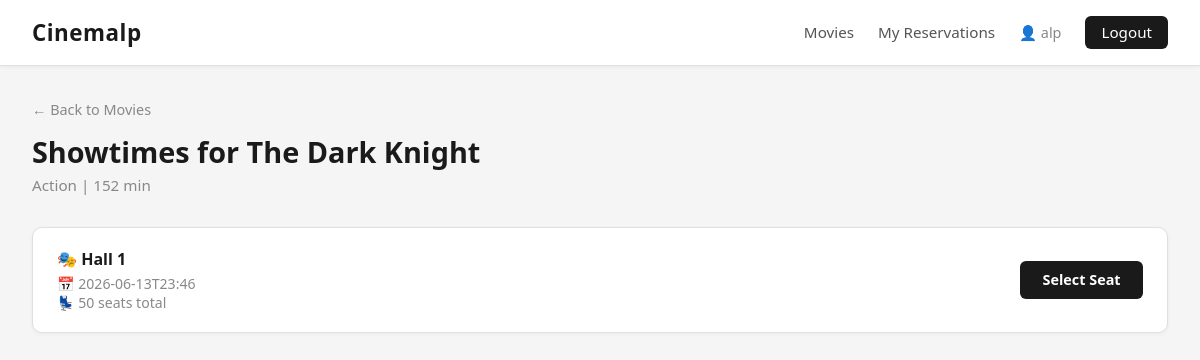
The app's page /movies/1/showtimes (signed in) with its own data.
### tables this page shows
CREATE TABLE movies (
    id INTEGER PRIMARY KEY AUTOINCREMENT,
    title TEXT NOT NULL,
    description TEXT,
    genre TEXT NOT NULL,
    duration_minutes INTEGER NOT NULL,
    poster_url TEXT,
    created_at TIMESTAMP DEFAULT CURRENT_TIMESTAMP
);

CREATE TABLE showtimes (
    id INTEGER PRIMARY KEY AUTOINCREMENT,
    movie_id INTEGER NOT NULL,
    hall_name TEXT NOT NULL,
    start_time TIMESTAMP NOT NULL,
    total_seats INTEGER NOT NULL DEFAULT 50,
    created_at TIMESTAMP DEFAULT CURRENT_TIMESTAMP,
    FOREIGN KEY (movie_id) REFERENCES movies(id)
);

### app.py (the view)
@app.route('/movies/<int:movie_id>/showtimes')
@login_required
def showtimes(movie_id):
    db = get_db()
    movie = bl.get_movie_by_id(db, movie_id)
    if not movie:
        flash('Movie not found.', 'error')
        return redirect(url_for('movies'))
    showtimes_list = bl.get_showtimes_by_movie(db, movie_id)
    return render_template('showtimes.html', movie=movie, showtimes=showtimes_list)

### app.py (called while the page is built)
@app.teardown_appcontext
def teardown_db(exception):
    close_db()

### auth.py (called while the page is built)
def login_required(f):
    @wraps(f)
    def decorated_function(*args, **kwargs):
        if 'user_id' not in session:
            flash('Please log in to access this page.', 'error')
            return redirect(url_for('login'))
        return f(*args, **kwargs)
    decorated_function.__name__ = f.__name__
    return decorated_function

### business_logic.py (called while the page is built)
def get_movie_by_id(db, movie_id):
    return db.execute('SELECT * FROM movies WHERE id = ?', (movie_id,)).fetchone()

def get_showtimes_by_movie(db, movie_id):
    return db.execute(
        'SELECT * FROM showtimes WHERE movie_id = ? ORDER BY start_time',
        (movie_id,)
    ).fetchall()

### database.py (called while the page is built)
def get_db():
    db = getattr(g, '_database', None)
    if db is None:
        db = g._database = sqlite3.connect(DATABASE)
        db.row_factory = sqlite3.Row
        db.execute("PRAGMA foreign_keys = ON")
    return db

### templates/showtimes.html
{% extends 'base.html' %}
{% block content %}
<div class="page-header">
    <a href="{{ url_for('movies') }}" class="btn-back">← Back to Movies</a>
    <h2>Showtimes for {{ movie.title }}</h2>
    <p>{{ movie.genre }} | {{ movie.duration_minutes }} min</p>
</div>
{% if showtimes %}
    <div class="showtimes-list">
        {% for showtime in showtimes %}
        <div class="showtime-card">
            <div class="showtime-info">
                <h3>🎭 {{ showtime.hall_name }}</h3>
                <p>📅 {{ showtime.start_time }}</p>
                <p>💺 {{ showtime.total_seats }} seats total</p>
            </div>
            <div class="showtime-action">
                <a href="{{ url_for('seats', showtime_id=showtime.id) }}" class="btn-primary">
                    Select Seat
                </a>
            </div>
        </div>
        {% endfor %}
    </div>
{% else %}
    <div class="empty-state">
        <p>No showtimes available for this movie.</p>
    </div>
{% endif %}
{% endblock %}

### static/css/style.css (style rules this page uses)
* { margin: 0; padding: 0; box-sizing: border-box; }
body { font-family: 'Segoe UI', Tahoma, Geneva, Verdana, sans-serif; background-color: #f5f5f5; color: #1a1a1a; min-height: 100vh; }
a { text-decoration: none; color: inherit; }
.btn-primary { background-color: #1a1a1a; color: white; padding: 0.6rem 1.4rem; border: none; border-radius: 6px; cursor: pointer; font-size: 0.9rem; font-weight: 600; transition: background-color 0.2s; display: inline-block; }
.btn-back { color: #888; font-size: 0.9rem; margin-bottom: 0.5rem; display: inline-block; transition: color 0.2s; }
.page-header { margin-bottom: 2rem; }
.page-header h2 { font-size: 1.8rem; font-weight: 700; color: #1a1a1a; margin: 0.3rem 0; }
.page-header p { color: #888; font-size: 0.95rem; }
.showtimes-list { display: flex; flex-direction: column; gap: 1rem; }
.showtime-card { background-color: #ffffff; border: 1px solid #e0e0e0; border-radius: 10px; padding: 1.2rem 1.5rem; display: flex; justify-content: space-between; align-items: center; box-shadow: 0 1px 4px rgba(0,0,0,0.05); transition: box-shadow 0.2s; }
.showtime-info h3 { font-size: 1rem; margin-bottom: 0.3rem; color: #1a1a1a; }
.showtime-info p { color: #888; font-size: 0.88rem; }

### records on screen
movies: title "The Dark Knight", genre "Action", duration_minutes "152"
showtimes: hall_name "Hall 1", start_time "2026-06-13T23:46", total_seats "50"

### other values on screen
{{ session.username }} "alp"
